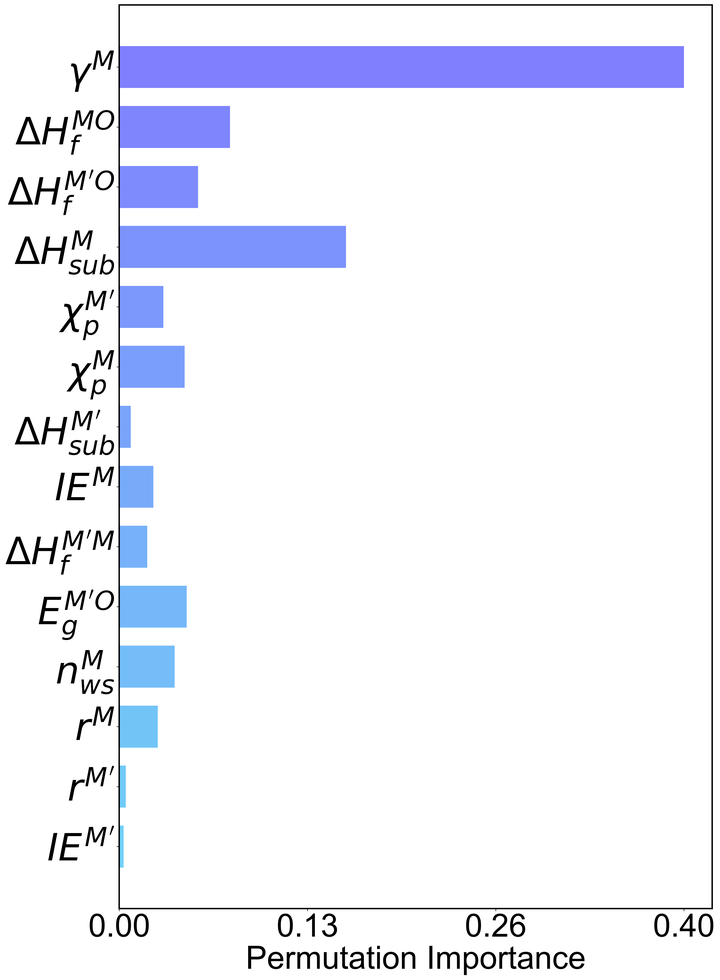
#> input picture permutation_importance/RF_PFI_custom_order.png, 720 x 980 px, shrunk from 4235 x 5762 before the run
$ python merge.py
#> lines starting #> are read from the running program, lines starting #| are printed output that depends on the picture
from PIL import Image
import matplotlib.pyplot as plt
import numpy as np

# ---------- 配置区 ----------
png_paths = [
    "RF_PFI_custom_order.png",
    "GBRT_PFI_custom_order.png",
    "XGBoost_PFI_custom_order.png",
    "LR_PFI_custom_order.png",
    "MLP_PFI_custom_order.png",
    "SVR_PFI_custom_order.png"
]


# out_pdf = "merged_SHAP_letters.pdf"
out_pdf = "PFI.pdf"
labels = ["A","B","C","D","E","F"]  # 改成字母 A-F
# ----------------------------

def pick_label_color(pil_img, sample_box=(0,0,50,50), white_thresh=180):
    """
    根据左上角亮度选择黑或白标签颜色。
    """
    w, h = pil_img.size
    left, top, right, bottom = sample_box
    right = min(right, w)
    bottom = min(bottom, h)
    region = pil_img.convert('L').crop((left, top, right, bottom))
    arr = np.asarray(region)
    mean_brightness = arr.mean()
    return "black" if mean_brightness > white_thresh else "white"

# 读取 PNG 图片
images = []
for p in png_paths:
    img = Image.open(p).convert("RGB")
    images.append(img)

single_fig_width = 15
#> single_fig_width = 15
single_fig_height = 23
fig_width = 3 * single_fig_width
#> fig_width = 45
fig_height = 2 * single_fig_height

# 绘图：2x3 布局
fig, axes = plt.subplots(2, 3, figsize=(fig_width, fig_height))
axes = axes.flat

# 子图紧凑排布
# 子图紧凑排布
fig.subplots_adjust(left=0.01, right=0.99, top=0.99, bottom=0.01,
                    wspace=0.02, hspace=0.05)

for i, ax in enumerate(axes):
    if i < len(images):
        img_rgb = images[i]
        ax.imshow(img_rgb, aspect='auto', interpolation='bilinear')
        ax.set_xticks([])
        ax.set_yticks([])
        ax.set_facecolor('white')
        color = pick_label_color(img_rgb, sample_box=(0,0,40,40), white_thresh=180)
        # 左上角添加字母
        ax.text(0.01, 0.99, labels[i],
                transform=ax.transAxes,
                fontsize=65, fontweight="bold",
                va="top", ha="left",
                color=color)
        # 隐藏子图边框
        for spine in ax.spines.values():
            spine.set_visible(False)
    else:
        ax.axis("off")
#> this loop made 6 passes
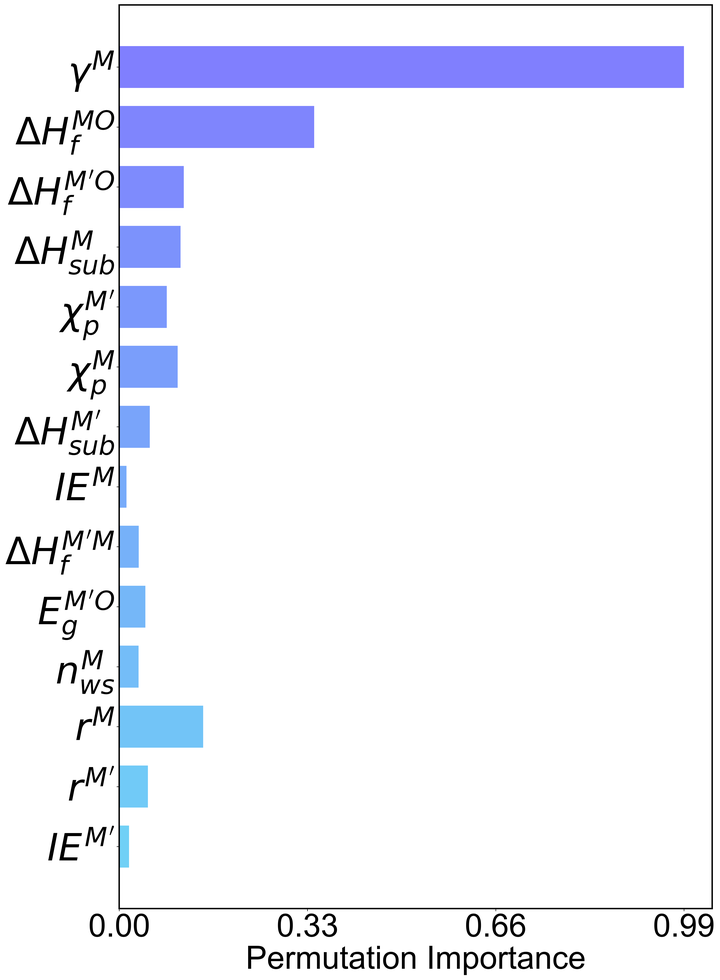
#> img_rgb: PIL image 720x980 RGB; mean R, G, B 239.4, 240.8, 248.6

# 保存为 PDF
plt.savefig(out_pdf, dpi=300, edgecolor='white')
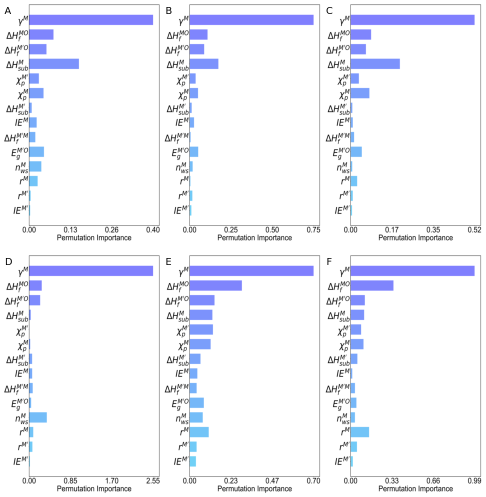
#> figure drawn by matplotlib, 6 panels
plt.close(fig)
print("保存完成：", out_pdf)
